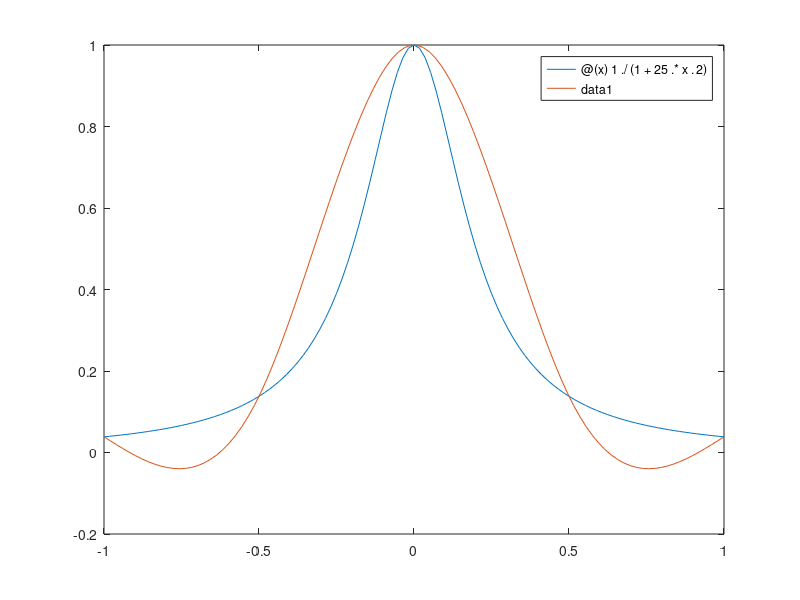

The MATLAB source for this figure:
%Zhuofei Xie
%Math 1070
%Professor: Michael Neilan 
%10/14/2019

function calculateSpline 

clear;
clc; 

fh = @(x)1./(1 + 25.*x.^2); 

n = 5; % declear number of nodes 
m = 100; % declear number of grid points for plotting

% declear x nodes with distince entries 
h = 2/(n-1); 
x = linspace(-1,(-1+(n-1)*h),n); % let x be the equal spaced nodes with h = 2/(n-1) 
                                           % Therefore xi+1 - xi = h
% declear y nodes 
y = fh(x); 

% declear a vector X with distinct entries 
t = 2 /(m-1); 
X = linspace(-1, (-1+(m-1)*t), m); % let X also be the equal spaced nodes with t = 2/(m-1) 
                                             % Therefore, Xi+1 - Xi = t

% Call the function mySplineFunction to obtain the value of the spline and
% the points stored in the vector X
Y = mySplineFunction(x,y,X); 

fplot(fh, [-1,1]); % Plot the original function plot with the range [-1,1]
hold on; 
plot(X,Y); % Plot our cublic spline; as realize, if I increase the n from 5 to 10 or 15, 
           %the cublic spline looks much similar to the original function 

end 

function Y = mySplineFunction(x,y,X)

% set up tridiagnal matrix A. A is an (n-2) * (n-2) matrix, 
% where n = length(x) = length(y)

% % % This is for function x 
h = 2/(length(x)-1); 
t = 2/(length(X)-1); 
n = length(x); % n = length(x) = length(y)
m = length(X); 
e = ones(n-2,1); % declear a vector with all index = 1 and length = n-2
A = h/6 * spdiags([e,4*e,e], -1:1,n-2,n-2); % declear a matrix with main diaganol = 4 and the two diaganol around the main diaganol = 1
                                            % the size of the matrix is (n-2) * (n-2)
b = zeros(n-2,1);  % initial a vecor with all index = 1 and the length of the vecot = n-2
for i = 1:n-2
    element = (y(i+2) - 2*y(i+1) + y(i))/h; % bi = (f(xi+2)-2f(xi+1) + f(xi))/h 
    b(i) = element; 
end 


% Set up right-handed vector b (which depends on the values of both x and y)

M = [0;A\b;0]; % AM = b, then M = A\b 

% with the coefficients calculate the values of the cubic spline. Store
% these values in the variable Y  

Y = ones(m,1); % delcear a new vector called Y with 100 elementes all stored 1 at first 

for i = 1:m 
    for j = 2:n 
        if X(i) >= x(j-1) && X(i) <= x(j) % find out whether the the point X(i) inside the range x(j-1) and x(j)
            % if X(i) inside the range, then call the cublic spline funciton 
            Y(i) = (((x(j)-X(i)).^3*M(j-1) + (X(i)-x(j-1)).^3*M(j))/(6*h)) + ((x(j)-X(i))*y(j-1) + (X(i)-x(j-1))*y(j))/h - (1/6)*(h)*((x(j)-X(i))*M(j-1)+(X(i)-x(j-1))*M(j)); 
            % Call the cublic spline function 
        end 
    end 
end
    
end
